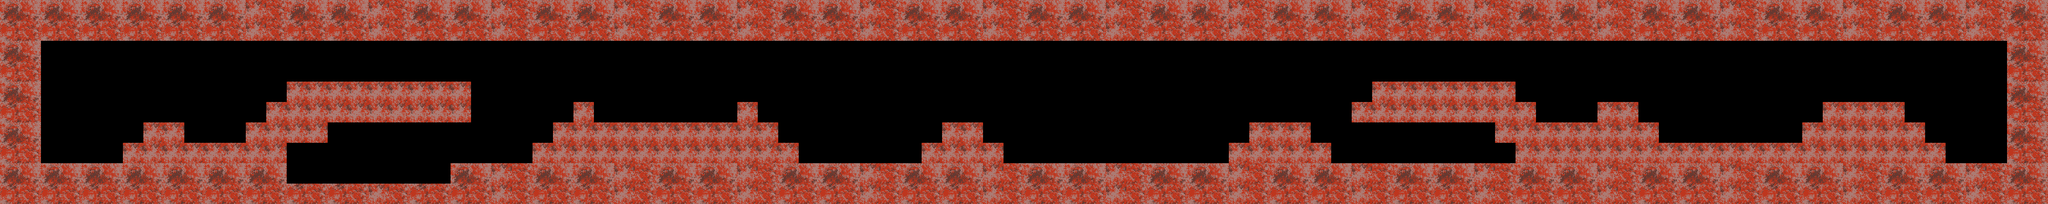

Tiled map render using the project's own tile images. Description and the whole map definition, tile-layer contents included, below:
An orthogonal 100x10 tile map with 50x50 px tiles, 1 tile layer (Vrstva dlaždic 1).

<map version="1.0" orientation="orthogonal" renderorder="right-down" width="100" height="10" tilewidth="50" tileheight="50">
 <tileset firstgid="1" name="Mapa" tilewidth="50" tileheight="50">
  <tile id="0">
   <image width="50" height="50" source="../res/img/levels/tiles/2_50_50.png" />
  </tile>
  <tile id="1">
   <image width="50" height="50" source="../res/img/levels/tiles/2_100_1.png" />
  </tile>
  <tile id="2">
   <image width="50" height="50" source="../res/img/levels/tiles/2_100_2.png" />
  </tile>
  <tile id="3">
   <image width="50" height="50" source="../res/img/levels/tiles/2_100_3.png" />
  </tile>
  <tile id="4">
   <image width="50" height="50" source="../res/img/levels/tiles/2_100_4.png" />
  </tile>
 </tileset>
 <layer name="Vrstva dlaždic 1" width="100" height="10">
  <data encoding="csv">
2,3,2,3,2,3,2,3,2,3,2,3,1,5,2,3,2,3,1,5,2,3,2,3,1,5,2,3,2,3,1,5,2,3,2,3,1,5,2,3,2,3,1,5,2,3,2,3,1,5,2,3,2,3,1,5,2,3,2,3,1,5,2,3,2,3,1,5,2,3,2,3,1,5,2,3,2,3,1,5,2,3,2,3,1,5,2,3,2,3,1,5,2,3,2,3,1,5,2,3,
4,5,4,5,4,5,4,5,4,5,4,5,1,5,4,5,4,5,1,5,4,5,4,5,1,5,4,5,4,5,1,5,4,5,4,5,1,5,4,5,4,5,1,5,4,5,4,5,1,5,4,5,4,5,1,5,4,5,4,5,1,5,4,5,4,5,1,5,4,5,4,5,1,5,4,5,4,5,1,5,4,5,4,5,1,5,4,5,4,5,1,5,4,5,4,5,1,5,4,5,
2,3,0,0,0,0,0,0,0,0,0,0,0,0,0,0,0,0,0,0,0,0,0,0,0,0,0,0,0,0,0,0,0,0,0,0,0,0,0,0,0,0,0,0,0,0,0,0,0,0,0,0,0,0,0,0,0,0,0,0,0,0,0,0,0,0,0,0,0,0,0,0,0,0,0,0,0,0,0,0,0,0,0,0,0,0,0,0,0,0,0,0,0,0,0,0,0,0,2,3,
4,5,0,0,0,0,0,0,0,0,0,0,0,0,0,0,0,0,0,0,0,0,0,0,0,0,0,0,0,0,0,0,0,0,0,0,0,0,0,0,0,0,0,0,0,0,0,0,0,0,0,0,0,0,0,0,0,0,0,0,0,0,0,0,0,0,0,0,0,0,0,0,0,0,0,0,0,0,0,0,0,0,0,0,0,0,0,0,0,0,0,0,0,0,0,0,0,0,4,5,
2,3,0,0,0,0,0,0,0,0,0,0,0,0,1,1,1,1,1,1,1,1,1,0,0,0,0,0,0,0,0,0,0,0,0,0,0,0,0,0,0,0,0,0,0,0,0,0,0,0,0,0,0,0,0,0,0,0,0,0,0,0,0,0,0,0,0,1,1,1,1,1,1,1,0,0,0,0,0,0,0,0,0,0,0,0,0,0,0,0,0,0,0,0,0,0,0,0,2,3,
4,5,0,0,0,0,0,0,0,0,0,0,0,1,1,1,1,1,1,1,1,1,1,0,0,0,0,0,1,0,0,0,0,0,0,0,1,0,0,0,0,0,0,0,0,0,0,0,0,0,0,0,0,0,0,0,0,0,0,0,0,0,0,0,0,0,1,1,1,1,1,1,1,1,1,0,0,0,1,1,0,0,0,0,0,0,0,0,0,1,1,1,1,0,0,0,0,0,4,5,
2,3,0,0,0,0,0,1,1,0,0,0,1,1,1,1,0,0,0,0,0,0,0,0,0,0,0,1,1,1,1,1,1,1,1,1,1,1,0,0,0,0,0,0,0,0,1,1,0,0,0,0,0,0,0,0,0,0,0,0,0,1,1,1,0,0,0,0,0,0,0,0,0,1,1,1,1,1,1,1,1,0,0,0,0,0,0,0,1,1,1,1,1,1,0,0,0,0,2,3,
4,5,0,0,0,0,1,1,1,1,1,1,1,1,0,0,0,0,0,0,0,0,0,0,0,0,1,1,1,1,1,1,1,1,1,1,1,1,1,0,0,0,0,0,0,1,1,1,1,0,0,0,0,0,0,0,0,0,0,0,1,1,1,1,1,0,0,0,0,0,0,0,0,0,1,1,1,1,1,1,1,1,1,1,1,1,1,1,1,1,1,1,1,1,1,0,0,0,4,5,
2,3,2,3,2,3,2,3,2,3,2,3,2,3,0,0,0,0,0,0,0,0,2,3,1,5,2,3,2,3,1,5,2,3,2,3,1,5,2,3,2,3,1,5,2,3,2,3,1,5,2,3,2,3,1,5,2,3,2,3,1,5,2,3,2,3,1,5,2,3,2,3,1,5,2,3,2,3,1,5,2,3,2,3,1,5,2,3,2,3,1,5,2,3,2,3,1,5,2,3,
4,5,4,5,4,5,4,5,4,5,4,5,4,5,4,5,4,5,1,5,4,5,4,5,1,5,4,5,4,5,1,5,4,5,4,5,1,5,4,5,4,5,1,5,4,5,4,5,1,5,4,5,4,5,1,5,4,5,4,5,1,5,4,5,4,5,1,5,4,5,4,5,1,5,4,5,4,5,1,5,4,5,4,5,1,5,4,5,4,5,1,5,4,5,4,5,1,5,4,5
</data>
 </layer>
</map>